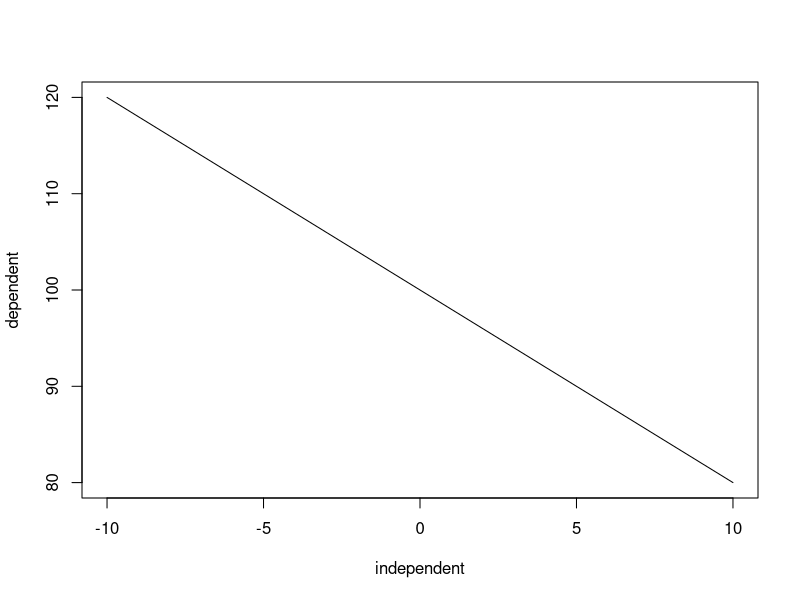
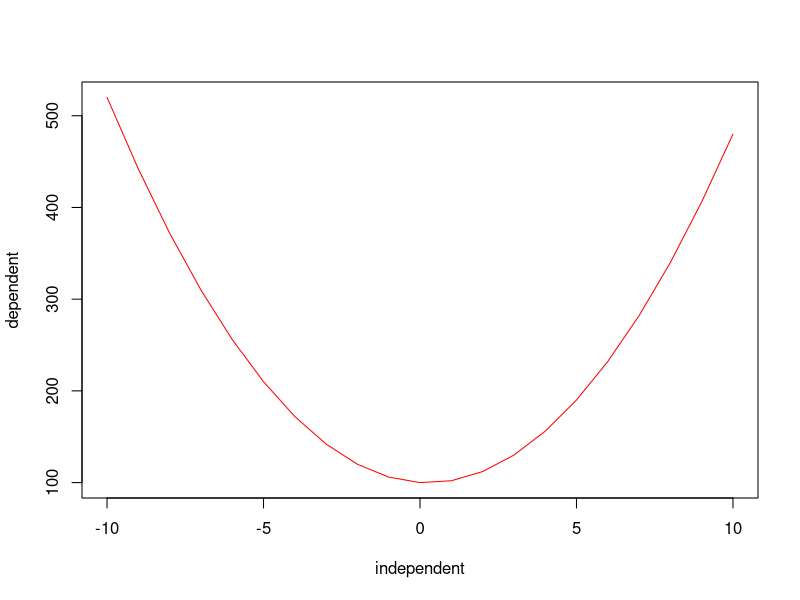

Write the R code that produced these figures, in order.
#example r scripts
#this makes a line
#makes a parabola

x <- -10:10
b <- -2
b2 <- 4
a <- 100
y <- b * x + a
y2 <- b2*x^2 + b*x + a 

plot(x, y, xlab = "independent", ylab = "dependent", type = "l")

plot(x, y2, xlab = "independent", ylab = "dependent", type = "l", col = "red")
